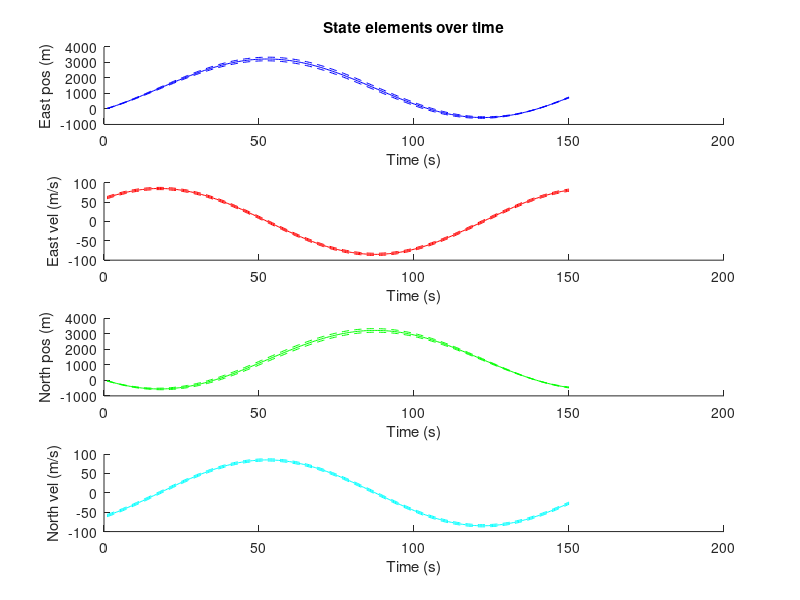
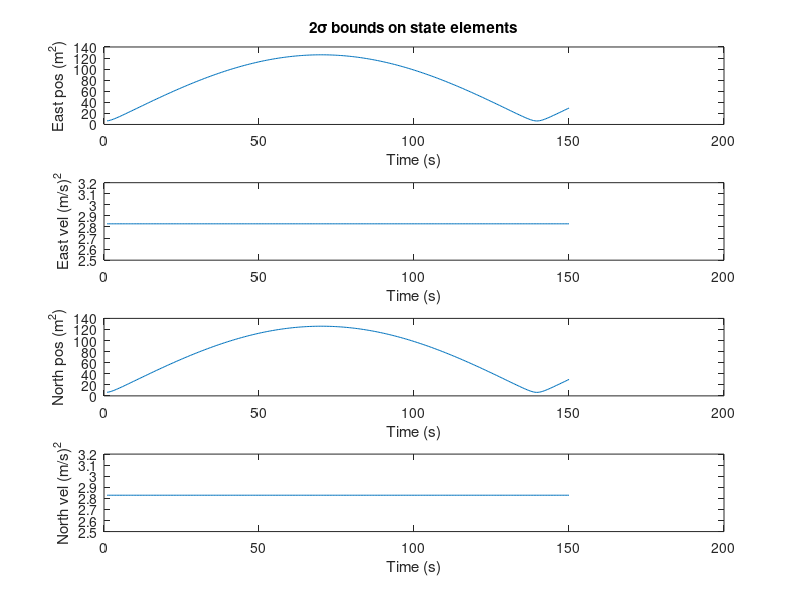
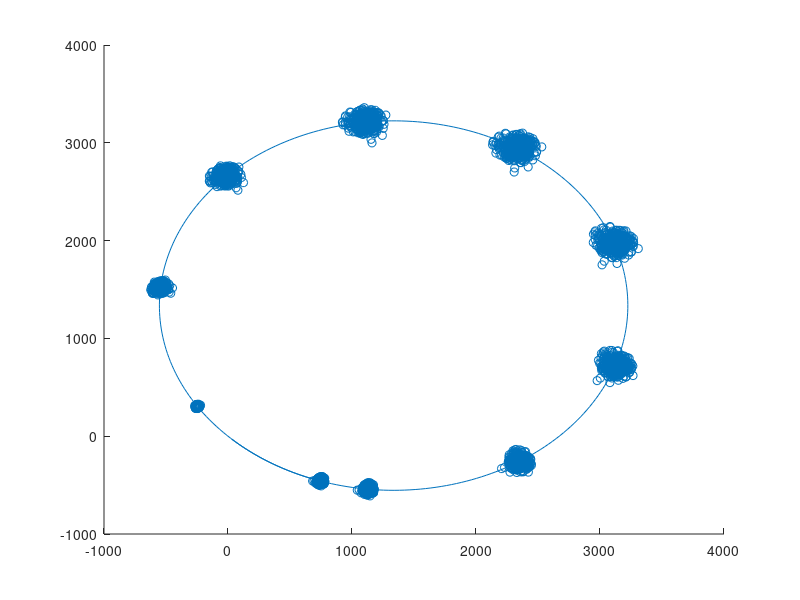

Recreate these plots in MATLAB, in order. (Note: this script raises an error after producing the figures.)
close all; clear all; clc;
%% part a and b
% a
omega=0.045;
dt=0.5;
% sanity check that I got A right
A=[0 1 0 0; 0 0 0 -omega; 0 0 0 1; 0 omega 0 0];
derived_expm=expm(A*dt);
trueexpm=[1 sin(omega*dt)/omega 0 -(1-cos(omega*dt))/omega;
    0 cos(omega*dt) 0 -sin(omega*dt);
    0 (1-cos(omega*dt))/omega 1 sin(omega*dt)/omega;
    0 sin(omega*dt) 0 cos(omega*dt)];
% I did

% b
F=trueexpm;
m0=[0;85*cos(pi/4);0;-85*sin(pi/4)];
P0=eye(4).*[10;2;10;2];
m=zeros(4,300);
P=zeros(4,4,300);

for k=1:300
    m(:,k)=F^k*m0;
    P(:,:,k)=F^k*P0*(F')^k;
end
%because MATLAB can't figure out the type of variable it wants to be
sigma1=zeros(300,1);
sigma2=zeros(300,1);
sigma3=zeros(300,1);
sigma4=zeros(300,1);

for i=1:300
    sigma1(i)=2*sqrt(P(1,1,i));
    sigma2(i)=2*sqrt(P(2,2,i));
    sigma3(i)=2*sqrt(P(3,3,i));
    sigma4(i)=2*sqrt(P(4,4,i));
end

figure
subplot(4,1,1)
hold on
plot(linspace(1,150,300),m(1,:),'b')
plot(linspace(1,150,300),m(1,:)'+sigma1,'b--')
plot(linspace(1,150,300),m(1,:)'-sigma1,'b--')
xlabel('Time (s)')
ylabel('East pos (m)')
title('State elements over time')

subplot(4,1,2)
hold on
plot(linspace(1,150,300),m(2,:),'r')
plot(linspace(1,150,300),m(2,:)'+sigma2,'r--')
plot(linspace(1,150,300),m(2,:)'-sigma2,'r--')
xlabel('Time (s)')
ylabel('East vel (m/s)')

subplot(4,1,3)
hold on
plot(linspace(1,150,300),m(3,:),'g')
plot(linspace(1,150,300),m(3,:)'+sigma3,'g--')
plot(linspace(1,150,300),m(3,:)'-sigma3,'g--')
xlabel('Time (s)')
ylabel('North pos (m)')

subplot(4,1,4)
hold on
plot(linspace(1,150,300),m(4,:),'c')
plot(linspace(1,150,300),m(4,:)'+sigma4,'c--')
plot(linspace(1,150,300),m(4,:)'-sigma4,'c--')
xlabel('Time (s)')
ylabel('North vel (m/s)')

figure
subplot(4,1,1)
plot(linspace(1,150,300),sigma1)
xlabel('Time (s)')
ylabel('East pos (m^2)')
title('2\sigma bounds on state elements')

subplot(4,1,2)
plot(linspace(1,150,300),sigma2)
xlabel('Time (s)')
ylabel('East vel (m/s)^2')

subplot(4,1,3)
plot(linspace(1,150,300),sigma3)
xlabel('Time (s)')
ylabel('North pos (m^2)')

subplot(4,1,4)
plot(linspace(1,150,300),sigma4)
xlabel('Time (s)')
ylabel('North vel (m/s)^2')

figure
hold on
plot(m(1,:),m(3,:))
S=chol(P0,'lower');
sam_size=500;
x_store=zeros(2,sam_size*10);
for j=1:sam_size
    x0=m0+S*randn(4,1);
    for k=1:300
        if rem(k,30)==0
            x=F^k*x0;
            x_store(:,10*(j-1)+k/30)=[x(1),x(3)];
        end
    end
end
scatter(x_store(1,:),x_store(2,:),'r.')
for i=1:300
    if rem(i,30)==0
        covar(1,1)=P(1,1,i);
        covar(2,2)=P(3,3,i);
        covar(1,2)=P(1,3,i);
        covar(2,1)=P(1,3,i);
        r_ellipse=error_ellipse(covar);
        plot(r_ellipse(:,1) + m(1,i),r_ellipse(:,2) + m(3,i),'black-')
    end
end
grid on
axis equal
xlabel('East Pos (m)')
ylabel('North Pos (m)')
title('Error ellipses and MC samples')

%% part c

ma=[0;85*cos(pi/4);0;-85*sin(pi/4)];
Pa=eye(4).*[10;4;10;4];
mb=[3200;85*cos(pi/4);3200;-85*sin(pi/4)];
Pb=eye(4).*[11;3.5;11;3.5];


omega=0.045;
dt=0.5;
Fa=[1 sin(omega*dt)/omega 0 -(1-cos(omega*dt))/omega;
    0 cos(omega*dt) 0 -sin(omega*dt);
    0 (1-cos(omega*dt))/omega 1 sin(omega*dt)/omega;
    0 sin(omega*dt) 0 cos(omega*dt)];

omega=-0.045;
Fb=[1 sin(omega*dt)/omega 0 -(1-cos(omega*dt))/omega;
    0 cos(omega*dt) 0 -sin(omega*dt);
    0 (1-cos(omega*dt))/omega 1 sin(omega*dt)/omega;
    0 sin(omega*dt) 0 cos(omega*dt)];

ma_all=zeros(4,300);
Pa_all=zeros(4,4,300);
mb_all=zeros(4,300);
Pb_all=zeros(4,4,300);
probs=zeros(300,1);
for k=1:300
    mfull=Fa^k*ma-Fb^k*mb;
    mc=[mfull(1);mfull(3)];
    P=Fa^k*Pa*(Fa')^k+Fb^k*Pb*(Fb')^k;
    Pc=[P(1,1) P(1,3);P(3,1) P(3,3)];
    probs(k)=mvncdf([100,100],mc',Pc)-mvncdf([-100,-100],mc',Pc);
    
    ma_all(:,k)=Fa^k*ma;
    Pa_all(:,:,k)=Fa^k*Pa*(Fa')^k;
    mb_all(:,k)=Fb^k*mb;
    Pb_all(:,:,k)=Fb^k*Pb*(Fb')^k;
end

%because MATLAB can't figure out the type of variable it wants to be
sigmaa1=zeros(300,1);
sigmaa3=zeros(300,1);
sigmab1=zeros(300,1);
sigmab3=zeros(300,1);

for i=1:300
    sigmaa1(i)=2*sqrt(Pa_all(1,1,i));
    sigmaa3(i)=2*sqrt(Pa_all(3,3,i));
    sigmab1(i)=2*sqrt(Pb_all(1,1,i));
    sigmab3(i)=2*sqrt(Pb_all(3,3,i));
end


figure
subplot(2,1,1)
hold on
x=linspace(1,150,300);
yyaxis left
h1=plot(x,ma_all(1,:),'b');
h2=plot(x,ma_all(1,:)'+sigmaa1,'b--');
plot(x,ma_all(1,:)'-sigmaa1,'b--')
h3=plot(x,mb_all(1,:),'g');
h4=plot(x,mb_all(1,:)'+sigmab1,'g--');
plot(x,mb_all(1,:)'-sigmab1,'g--')
ylabel('East pos (m)')
xlabel('Time (s)')

yyaxis right
h5=plot(x,probs);
ylabel('p(r_c)')
legend([h1,h2,h3,h4,h5],{'Aircraft A','2\sigma bounds','Aircraft B','2\sigma bounds','p(r_c(k))'})
title('East Pos of A,B and Prob of Collision')

subplot(2,1,2)
hold on
x=linspace(1,150,300);
yyaxis left
h1=plot(x,ma_all(3,:),'b');
h2=plot(x,ma_all(3,:)'+sigmaa3,'b--');
plot(x,ma_all(3,:)'-sigmaa3,'b--')
h3=plot(x,mb_all(3,:),'g');
h4=plot(x,mb_all(3,:)'+sigmab3,'g--');
plot(x,mb_all(3,:)'-sigmab3,'g--')
ylabel('North pos (m)')
xlabel('Time (s)')

yyaxis right
h5=plot(x,probs);
ylabel('p(r_c(k))')
legend([h1,h2,h3,h4,h5],{'Aircraft A','2\sigma bounds','Aircraft B','2\sigma bounds','p(r_c(k))'})
title('North Pos of A,B and Prob of Collision')